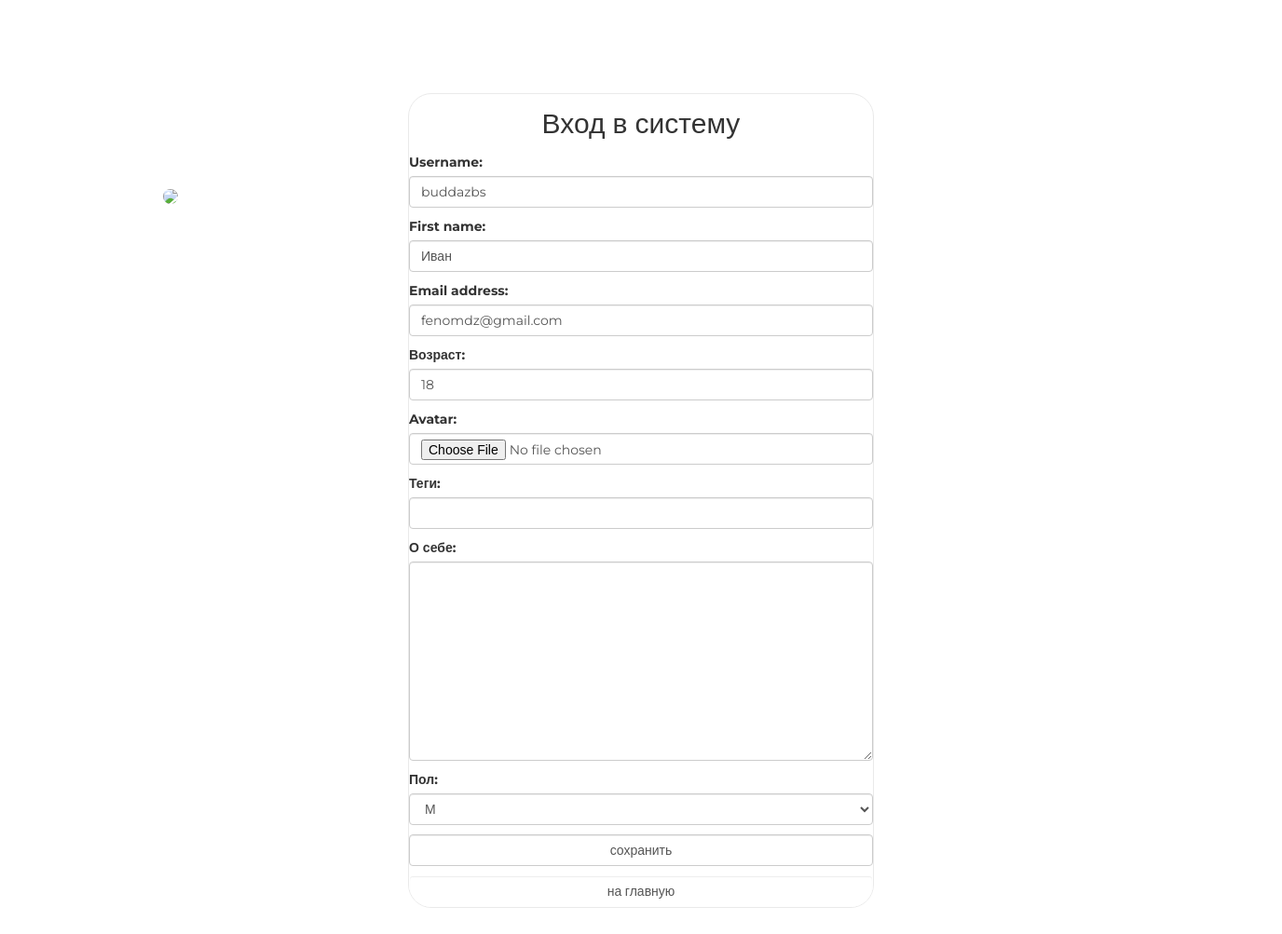
Screenshot of /auth/edit/ (signed in) with the database file from the repository.
### authapp/models.py (models this page shows, shortened)
class ShopUser(AbstractUser):
    avatar = models.ImageField(upload_to='users_avatars', blank=True)
    age = models.PositiveIntegerField(verbose_name='возраст', default=18)
    activation_key = models.CharField(verbose_name='ключ подтверждения', max_length=128, blank=True)
    activation_key_expires = models.DateTimeField(
        verbose_name='актуальность ключа',
        default=(now() + timedelta(hours=48)))

### authapp/views.py (the view)
@transaction.atomic
def edit(request):
    title = 'редактирование'
    if request.method == 'POST':
        edit_form = ShopUserEditForm(request.POST, request.FILES, instance=request.user)
        profile_form = ShopUserProfileEditForm(request.POST, instance=request.user.shopuserprofile)
        if edit_form.is_valid() and profile_form.is_valid():
            edit_form.save()
            return HttpResponseRedirect(reverse('auth:edit'))
    else:
        edit_form = ShopUserEditForm(instance=request.user)
        profile_form = ShopUserProfileEditForm(instance=request.user.shopuserprofile)
    content = {'title': title, 'edit_form': edit_form, 'profile_form': profile_form}
    return render(request, 'authapp/edit.html', content)

### authapp/forms.py (shortened to what this page needs)
class ShopUserEditForm(UserChangeForm):
    class Meta:
        model = ShopUser
        fields = ('username', 'first_name', 'email', 'age', 'avatar', 'password')
    def __init__(self, *args, **kwargs):
        super().__init__(*args, **kwargs)
        for field_name, field in self.fields.items():
            field.widget.attrs['class'] = 'form-control'
            field.help_text = ''
            if field_name == 'password':
                field.widget = forms.HiddenInput()

class ShopUserProfileEditForm(forms.ModelForm):
    class Meta:
        model = ShopUserProfile
        fields = ('tagline', 'aboutMe', 'gender')
    def __init__(self, *args, **kwargs):
        super(ShopUserProfileEditForm, self).__init__(*args, **kwargs)
        for field_name, field in self.fields.items():
            field.widget.attrs['class'] = 'form-control'

### authapp/templates/authapp/edit.html (shortened to what this page needs)
{% extends 'authapp/base.html' %}
{% load static %}
{% block container %}
    <form class="form-horizontal" method="post" enctype="multipart/form-data">
        {{ edit_form.as_p }}
        {{ profile_form.as_p }}
        <input class="form-control" type="submit" value="сохранить">
    </form>
    <a href="{% url 'main:index' %}"
       class="btn btn-round form-control last">
        на главную
    </a>
    <div class="user_avatar">
        <img src="/media/{{ user.avatar }}">
    </div>
{% endblock %}

### static/css/style.css (style rules this page uses)
* { margin: 0; padding: 0; }
body { font-family: 'Montserrat', sans-serif; }
html, body { height: 100%; }
.login .form-control[type="submit"] { margin: 10px auto; }
.login form { margin-bottom: 10px; }
.login div.user_avatar { position: fixed; left: 175px; top: 200px; }
.user_avatar img { width: 300px; border-radius: 25px; }

### rows the page displays
ShopUser: username "buddazbs", first_name "Иван", email "fenomdz@gmail.com", age "18"
